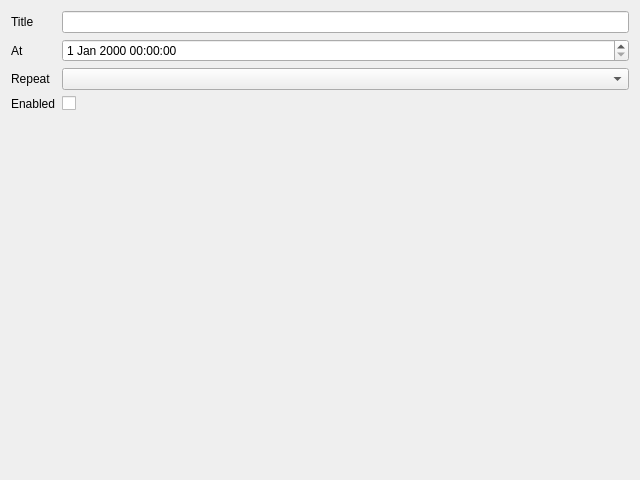
<?xml version="1.0" encoding="UTF-8"?>
<!-- SPDX-License-Identifier: MIT -->
<ui version="4.0">
 <class>ReminderDialog</class>
 <widget class="QDialog" name="ReminderDialog">
  <property name="geometry">
   <rect>
    <x>0</x>
    <y>0</y>
    <width>640</width>
    <height>480</height>
   </rect>
  </property>
  <property name="windowTitle">
   <string>Reminder</string>
  </property>
  <layout class="QFormLayout" name="formLayout">
   <item row="0" column="0">
    <widget class="QLabel" name="label_titleEdit">
     <property name="text">
      <string>Title</string>
     </property>
     <property name="buddy">
      <cstring>titleEdit</cstring>
     </property>
    </widget>
   </item>
   <item row="0" column="1">
    <widget class="QLineEdit" name="titleEdit"/>
   </item>
   <item row="1" column="0">
    <widget class="QLabel" name="label_atEdit">
     <property name="text">
      <string>At</string>
     </property>
     <property name="buddy">
      <cstring>atEdit</cstring>
     </property>
    </widget>
   </item>
   <item row="1" column="1">
    <widget class="QDateTimeEdit" name="atEdit"/>
   </item>
   <item row="2" column="0">
    <widget class="QLabel" name="label_repeatCombo">
     <property name="text">
      <string>Repeat</string>
     </property>
     <property name="buddy">
      <cstring>repeatCombo</cstring>
     </property>
    </widget>
   </item>
   <item row="2" column="1">
    <widget class="QComboBox" name="repeatCombo"/>
   </item>
   <item row="3" column="0">
    <widget class="QLabel" name="label_enabledCheck">
     <property name="text">
      <string>Enabled</string>
     </property>
     <property name="buddy">
      <cstring>enabledCheck</cstring>
     </property>
    </widget>
   </item>
   <item row="3" column="1">
    <widget class="QCheckBox" name="enabledCheck"/>
   </item>
  </layout>
 </widget>
 <tabstops>
  <tabstop>titleEdit</tabstop>
  <tabstop>atEdit</tabstop>
  <tabstop>repeatCombo</tabstop>
  <tabstop>enabledCheck</tabstop>
 </tabstops>
</ui>
